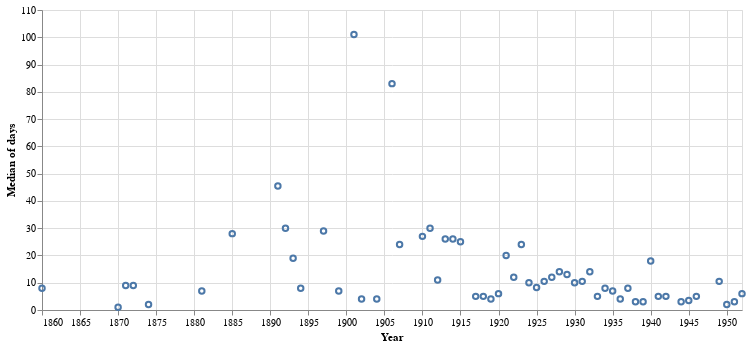

This figure's notebook cell:
### Markdown cell above
Here's the median number of days using the unfiltered dataset.

### Code cell
alt.Chart(new_df).mark_point().encode(
    x=alt.X('year(date):T', title='Year'),
    y='median(days):Q',
    tooltip=[alt.Tooltip('year(date):T', title='Year'), alt.Tooltip('median(days):Q', title='Median number of days')]
).properties(width=700)

### Figure 1 — Vega-Lite specification as saved in the notebook (floating-point values rounded to 4 significant figures; data arrays with more than 128 entries replaced by an {"elided": "..."} marker saying what was removed)
{"$schema": "https://vega.github.io/schema/vega-lite/v3.4.0.json", "config": {"mark": {"tooltip": null}, "view": {"height": 300, "width": 400}}, "data": {"name": "data-f171f531e611af49fffd83e513d5b8de"}, "datasets": {"data-f171f531e611af49fffd83e513d5b8de": {"elided": "618 records"}}, "encoding": {"tooltip": [{"field": "date", "timeUnit": "year", "title": "Year", "type": "temporal"}, {"aggregate": "median", "field": "days", "title": "Median number of days", "type": "quantitative"}], "x": {"field": "date", "timeUnit": "year", "title": "Year", "type": "temporal"}, "y": {"aggregate": "median", "field": "days", "type": "quantitative"}}, "mark": "point", "width": 700}
